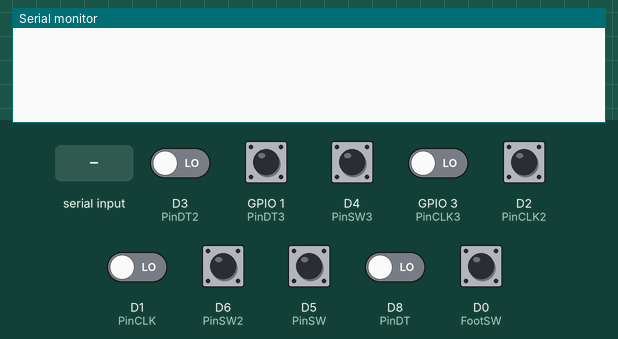
This sketch was run on a simulated ESP8266 (NodeMCU). Parts: the last lines printed to the serial monitor. Inputs (shaded band) come from the test bench; at power-on: D2 (PinCLK2), D4 (PinSW3), D5 (PinSW), D6 (PinSW2), GPIO 1 (PinDT3) HIGH, D0 (FootSW), D1 (PinCLK), D3 (PinDT2), D8 (PinDT), GPIO 3 (PinCLK3) LOW. USB keyboard and mouse output is not drawn.

Above: at 1.2 s.
1.3 s: "1" received over the second serial link
At 2.5 s:
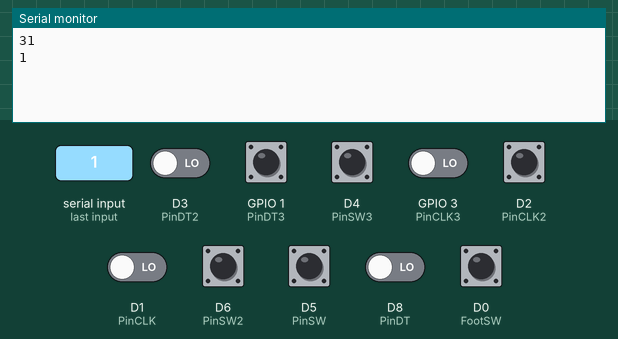
2.8 s: "0" received over the second serial link
At 3.9 s:
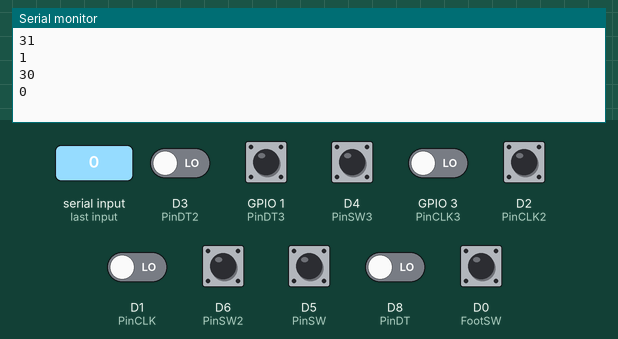
Timing chart, 0 to 5.8 s (numbered marks = the images above; inputs shaded):
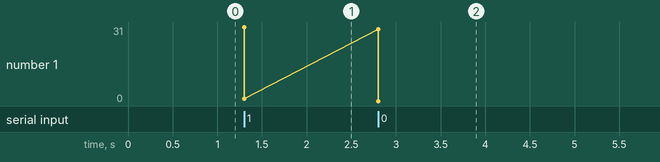

The sketch:

EncoderKeeb.ino
```cpp
#include <Keyboard.h>

// Rotary Encoder Module connections
#define PinSW D5   // Rotary Encoder Switch 1
#define PinDT D8    // DATA signal 1
#define PinCLK D1   // CLOCK signal 1
#define PinSW2 D6   // Rotary Encoder Switch 2
#define PinDT2 D3    // DATA signal 2
#define PinCLK2 D2   // CLOCK signal 2
#define PinSW3 D4   // Rotary Encoder Switch 3
#define PinDT3 D10    // DATA signal 3
#define PinCLK3 D9   // CLOCK signal 3

// Footswitch connections
#define FootSW D0 // Footswitch signal

// Variables to debounce Rotary Encoder
long TimeOfLastDebounce = 0;
int DelayofDebounce = 0.0001;

// Variables to delay Pushbuttons
int DelayOfButton = 200;
long TimeOfLastButton = 0;
int Wait = 0;
long TimeOfLastButton2 = 0;
int Wait2 = 0;
long TimeOfLastButton3 = 0;
int Wait3 = 0;

// Store previous Pins state
int PreviousCLK;
int PreviousDATA;
int PreviousCLK2;
int PreviousDATA2;
int PreviousCLK3;
int PreviousDATA3;
int PreviousFootSW;

void setup() {
  // Put current pins state in variables

  Serial1.begin(31250);
  PreviousCLK=digitalRead(PinCLK);
  PreviousDATA=digitalRead(PinDT);
  PreviousCLK2=digitalRead(PinCLK2);
  PreviousDATA2=digitalRead(PinDT2);
  PreviousCLK3=digitalRead(PinCLK3);
  PreviousDATA3=digitalRead(PinDT3);
  PreviousFootSW=digitalRead(FootSW);

  // Set the Switch pin to use Arduino PULLUP resistors
  pinMode(PinSW, INPUT_PULLUP);
  pinMode(PinSW2, INPUT_PULLUP);
  pinMode(PinSW3, INPUT_PULLUP);
  pinMode(PinDT, INPUT);
  pinMode(PinDT2, INPUT);
  pinMode(PinDT3, INPUT);
  pinMode(PinCLK, INPUT);
  pinMode(PinCLK2, INPUT);
  pinMode(PinCLK2, INPUT);
  pinMode(FootSW, INPUT);

  //Initiate Keyboard Output
  Keyboard.begin();
}
void loop() {
  // If enough time has passed check the rotary encoder
  if ((millis() - TimeOfLastDebounce) > DelayofDebounce) {

    check_rotary();  // Rotary Encoder check routine below
    check_button();  // Pushbotton check routine below
    check_footsw();  // Footswitch check routine below
    check_midi();

    PreviousCLK=digitalRead(PinCLK);
    PreviousDATA=digitalRead(PinDT);
    PreviousCLK2=digitalRead(PinCLK2);
    PreviousDATA2=digitalRead(PinDT2);
    PreviousCLK3=digitalRead(PinCLK3);
    PreviousDATA3=digitalRead(PinDT3);
    PreviousFootSW=digitalRead(FootSW);

    TimeOfLastDebounce=millis();  // Set variable to current millis() timer
  }
}

void check_midi(){
  if(Serial1.available()){
    int midiMessage = 0;

    midiMessage=Serial1.read();
    Serial.print(midiMessage, HEX);
    midiMessage = midiMessage & 0x000F;
    Serial.println("");
    Serial.print(midiMessage, HEX);
    Serial.println("");

    switch(midiMessage){
      case(0):
      {
        Keyboard.print("f");
        break;
      }
      case(1):
      {
        Keyboard.print("g");
        break;
      }
      case(2):
      {
        Keyboard.print("h");
        break;
      }
      case(3):
      {
        Keyboard.print("j");
        break;
      }
      case(4):
      {
        Keyboard.print("k");
        break;
      }
      case(5):
      {
        Keyboard.print("l");
        break;
      }
      default:
        break;

    }
    delay(50);
    while(Serial1.available()){
      delay(10);
      Serial1.read();
    }
  }
}
// Check if Rotary Encoder switch 1 was pressed
void check_button() {
  if (digitalRead(PinSW) == LOW) {
    if (Wait == 0){
      TimeOfLastButton=millis();
      Wait = 1;
    }
  }
  if (Wait == 1){
    if ((millis() - TimeOfLastButton) > DelayOfButton) {
      Keyboard.print("w");
      Wait = 0;
    }
  }
  // Check if Rotary Encoder switch 2 was pressed
  if (digitalRead(PinSW2) == LOW) {
    if (Wait2 == 0){
      TimeOfLastButton2=millis();
      Wait2 = 1;
    }
  }
  if (Wait2 == 1){
    if ((millis() - TimeOfLastButton2) > DelayOfButton) {
      Keyboard.print("s");
      Wait2 = 0;
    }
  }
  // Check if Rotary Encoder switch 3 was pressed
  if (digitalRead(PinSW3) == LOW) {
    if (Wait3 == 0){
      TimeOfLastButton3=millis();
      Wait3 = 1;
    }
  }
  if (Wait3 == 1){
    if ((millis() - TimeOfLastButton3) > DelayOfButton) {
      Keyboard.print("x");
      Wait3 = 0;
    }
  }
}

// Check if Rotary Encoder was moved
void check_rotary() {
  // Rotary 1 Code
  if ((PreviousCLK == 1) && (PreviousDATA == 0)) {
    if ((digitalRead(PinCLK) == 0) && (digitalRead(PinDT) == 1)) {
      Keyboard.print("e");
    }
    if ((digitalRead(PinCLK) == 0) && (digitalRead(PinDT) == 0)) {
      Keyboard.print("q");
    }
  }
  if ((PreviousCLK == 1) && (PreviousDATA == 1)) {
    if ((digitalRead(PinCLK) == 0) && (digitalRead(PinDT) == 1)) {
      Keyboard.print("e");
    }
    if ((digitalRead(PinCLK) == 0) && (digitalRead(PinDT) == 0)) {
      Keyboard.print("q");
    }
  }
  // Rotary 2 Code
  if ((PreviousCLK2 == 1) && (PreviousDATA2 == 0)) {
    if ((digitalRead(PinCLK2) == 0) && (digitalRead(PinDT2) == 1)) {
      Keyboard.print("d");
    }
    if ((digitalRead(PinCLK2) == 0) && (digitalRead(PinDT2) == 0)) {
      Keyboard.print("a");
    }
  }
  if ((PreviousCLK2 == 1) && (PreviousDATA2 == 1)) {
    if ((digitalRead(PinCLK2) == 0) && (digitalRead(PinDT2) == 1)) {
      Keyboard.print("d");
    }
    if ((digitalRead(PinCLK2) == 0) && (digitalRead(PinDT2) == 0)) {
      Keyboard.print("a");
    }
  }
  // Rotary 3 Code
  if ((PreviousCLK3 == 1) && (PreviousDATA3 == 0)) {
    if ((digitalRead(PinCLK3) == 0) && (digitalRead(PinDT3) == 1)) {
      Keyboard.print("c");
    }
    if ((digitalRead(PinCLK3) == 0) && (digitalRead(PinDT3) == 0)) {
      Keyboard.print("z");
    }
  }
  if ((PreviousCLK3 == 1) && (PreviousDATA3 == 1)) {
    if ((digitalRead(PinCLK3) == 0) && (digitalRead(PinDT3) == 1)) {
      Keyboard.print("c");
    }
    if ((digitalRead(PinCLK3) == 0) && (digitalRead(PinDT3) == 0)) {
      Keyboard.print("z");
    }
  }
}

void check_footsw() {
  if (PreviousFootSW == 0){
    if (digitalRead(FootSW) == 1){
      Keyboard.print("r");
    }
  }
  if (PreviousFootSW == 1){
    if (digitalRead(FootSW) == 0){
      Keyboard.print("r");
    }
  }
}
```

Measured:
- after the input at 1.3 s, the serial monitor: prints a new line at once (image 1)
- after the input at 2.8 s, the serial monitor: prints a new line at once (image 2)
- plotted number 1: 1 → 0 after the input at 2.8 s
